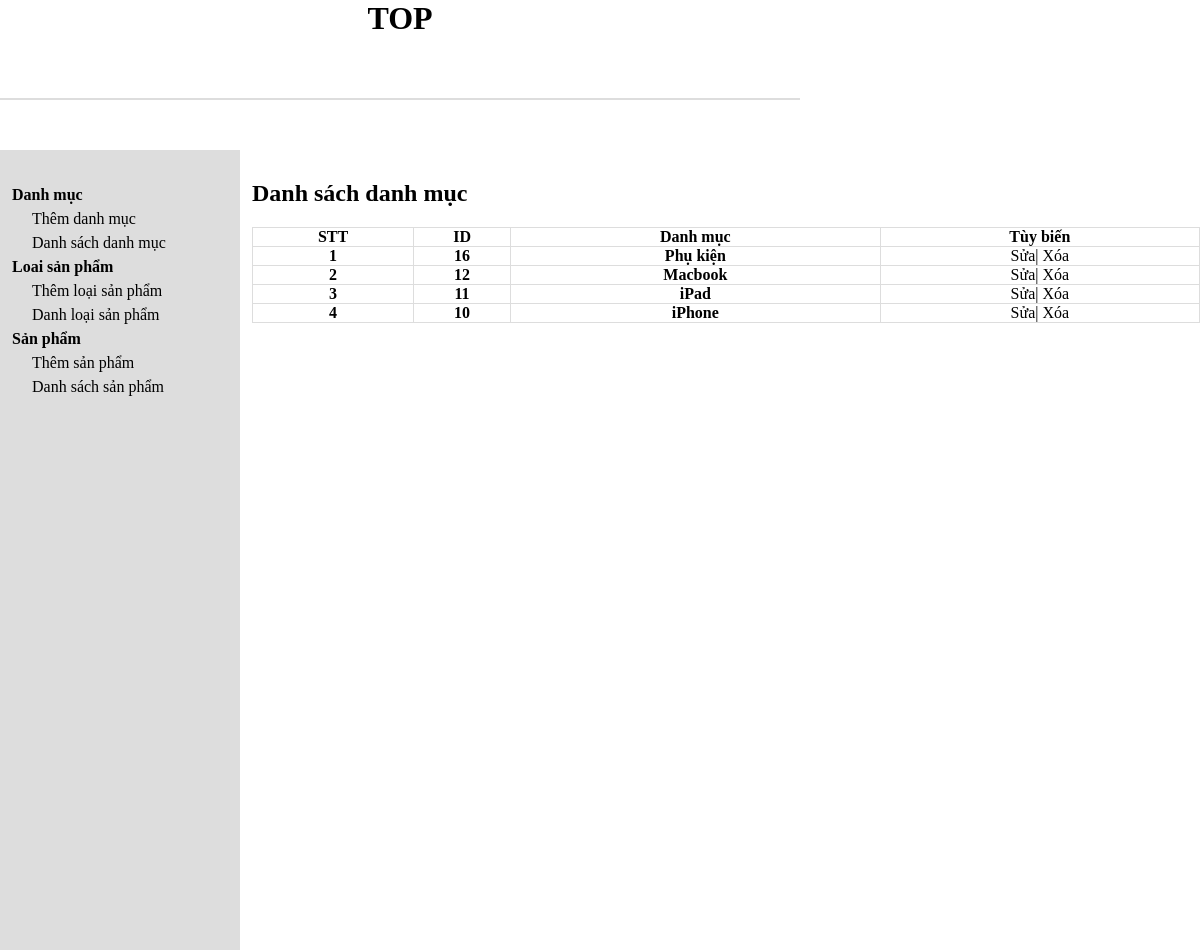
/admin/cartegorylist.php, run on the app's committed database.
### tables this page shows
CREATE TABLE `tbl_cartegory` (
  `cartegory_id` int(11) NOT NULL,
  `cartegory_name` varchar(255) NOT NULL
);

### admin/database.php (called while the page is built, shortened)
<?php
Class Database{
    public $host = DB_HOST;
    public $user = DB_USER;
    public $pass = DB_PASS;
    public $dbname = DB_NAME;
    public $link;
    private function connectDB(){
        $this->link = new mysqli($this->host, $this->user, $this->pass, $this->dbname);
    }
    public function select($query){
        $result = $this->link->query($query) or
        die($this->link->error.__LINE__);
        if($result->num_rows > 0){
            return $result;
        }else{
            return false;
        }
    }
}

### class/cartegory_class.php (called while the page is built, shortened)
<?php
include "../admin/database.php";
?>
<?php
Class cartegory{
    private $db;
    public function __construct(){
        $this-> db =  new Database();
    }
    public function show_cartegory(){
        $query = "SELECT * FROM tbl_cartegory ORDER BY cartegory_id DESC ";
        $result = $this->db->select($query);
        return $result;
    }
}
?>

### admin/cartegorylist.php (the view)
<?php
include "header.php";
include "slider.php";
include "../class/cartegory_class.php"
?>
<?php
$cartegory = new cartegory;
$show_cartegory = $cartegory->show_cartegory();
?>
<div class="admin-content-right">
<div class="admin-content-right-cartegory__list">
          <h1>Danh sách danh mục</h1>
          <table>
            <tr>
              <th>STT</th>
              <th>ID</th>
              <th>Danh mục</th>
              <th>Tùy biến</th>
            </tr>
            <?php
            if($show_cartegory){
              $i = 0;
              while($result = $show_cartegory->fetch_assoc()){
                $i++;
            ?>
            <tr>
              <th><?php echo $i;  ?></th>
              <th><?php echo $result['cartegory_id'];  ?></th>
              <th><?php echo $result['cartegory_name'];  ?></th>
              <td><a href="cartegoryedit.php?cartegory_id=<?php echo $result['cartegory_id'];  ?>">Sửa</a>|
              <a href="cartegorydelete.php?cartegory_id=<?php echo $result['cartegory_id'];  ?>">Xóa</a></td>
            </tr>
            <?php
               }
              }
            ?>
          </table>
        </div>
      </div>
    </section>
  </body>
</html>

### admin/style.css (style rules this page uses)
* { margin: 0; padding: 0; box-sizing: border-box; color: black; outline: none; }
a { text-decoration: none; }
.admin-content-right { width: 80%; padding: 30px 0 0 12px; }
.admin-content-right-cartegory__list table { width: 100%; text-align: center; margin-top: 20px; }
.admin-content-right-cartegory__list table tr th, td { border: 1px solid #dddddd; }
table { border-collapse: collapse; }

### data on the page
tbl_cartegory: cartegory_id "16", cartegory_name "Phụ kiện"
tbl_cartegory: cartegory_id "12", cartegory_name "Macbook"
tbl_cartegory: cartegory_id "11", cartegory_name "iPad"
tbl_cartegory: cartegory_id "10", cartegory_name "iPhone"
